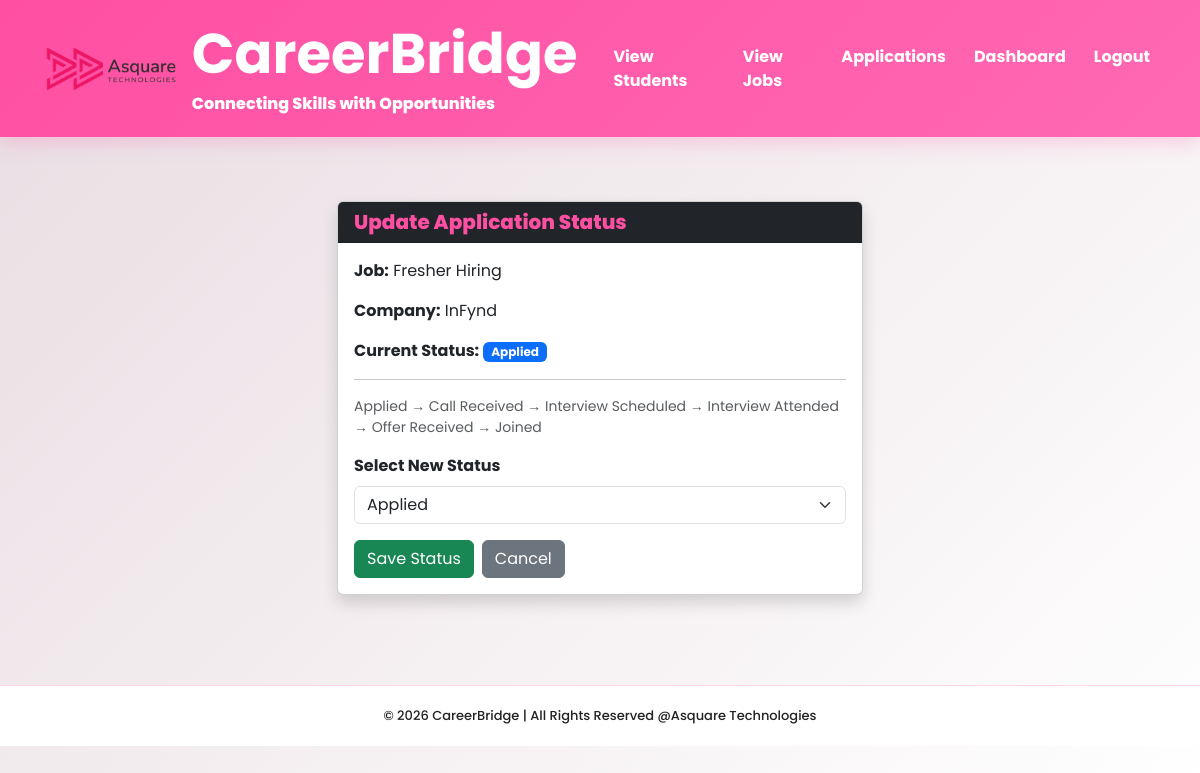
Screenshot of /applications/update/1/ (signed in) with the database file from the repository.
### placements/models.py (models this page shows, shortened)
class JobApplication(models.Model):
    STATUS_CHOICES = [
        ('Applied', 'Applied'),
        ('Call Received', 'Call Received'),
        ('Interview Scheduled', 'Interview Scheduled'),
        ('Interview Attended', 'Interview Attended'),
        ('Offer Received', 'Offer Received'),
        ('Joined', 'Joined'),
    ]
    student = models.ForeignKey(
        StudentProfile,
        on_delete=models.CASCADE
    )
    job = models.ForeignKey(
        JobPosting,
        on_delete=models.CASCADE
    )
    status = models.CharField(
        max_length=50,
        choices=STATUS_CHOICES,
        default='Applied'
    )
    applied_on = models.DateTimeField(auto_now_add=True)

class JobPosting(models.Model):
    company_name = models.CharField(max_length=200)
    job_title = models.CharField(max_length=200)
    location = models.CharField(max_length=200)
    package = models.CharField(max_length=100)
    apply_link = models.URLField()
    description = models.TextField()
    company_logo = models.ImageField(
        upload_to='company_logos/',
        blank=True,
        null=True
    )
    image = models.ImageField(
        upload_to='job_images/',
        blank=True,
        null=True
    )
    created_at = models.DateTimeField(auto_now_add=True)
    class Meta:
        ordering = ['-created_at']

### placements/views.py (the view)
# urls.py: path('applications/update/<int:id>/', update_status, name='update_status'),
@login_required
def update_status(request, id):
    application = JobApplication.objects.get(id=id)
    if request.method == 'POST':
        new_status = request.POST.get('status')
        application.status = new_status
        application.save()
        return redirect('my_applications')
    return render(request, 'placement/update_status.html', {
        'application': application,
        'status_choices': JobApplication.STATUS_CHOICES
    })

### templates/placement/update_status.html (shortened to what this page needs)
{% extends 'base.html' %}
{% block content %}
<div class="container mt-4" style="max-width: 550px;">
  <div class="card shadow">
    <div class="card-header bg-dark text-white">
      <h5 class="mb-0"> Update Application Status</h5>
    </div>
    <div class="card-body">
      <p><strong>Job:</strong> {{ application.job.job_title }}</p>
      <p><strong>Company:</strong> {{ application.job.company_name }}</p>
      <p><strong>Current Status:</strong>
        <span class="badge bg-primary">{{ application.status }}</span>
      </p>
      <hr>
      <p class="text-muted small mb-3">
        Applied → Call Received → Interview Scheduled → Interview Attended → Offer Received → Joined
      </p>
      <form method="POST">
        <div class="mb-3">
          <label class="form-label fw-bold">Select New Status</label>
          <select name="status" class="form-select">
            {% for value, label in status_choices %}
            <option value="{{ value }}"
              {% if application.status == value %}selected{% endif %}>
              {{ label }}
            </option>
            {% endfor %}
          </select>
        </div>
        <div class="d-flex gap-2">
          <button type="submit" class="btn btn-success">Save Status</button>
          <a href="{% url 'my_applications' %}" class="btn btn-secondary">Cancel</a>
        </div>
      </form>
    </div>
  </div>
</div>
{% endblock %}

### templates/base.html (style rules this page uses)
* { margin:0; padding:0; box-sizing:border-box; font-family:'Poppins',sans-serif; }
body { background:linear-gradient(135deg,#e8dde2,#ffffff); min-height:100vh; }
h1,h2,h3,h4,h5 { color:#ff4fa3; font-weight:800; }

### rows the page displays
JobApplication: job.job_title "Fresher Hiring", job.company_name "InFynd", status "Applied"
